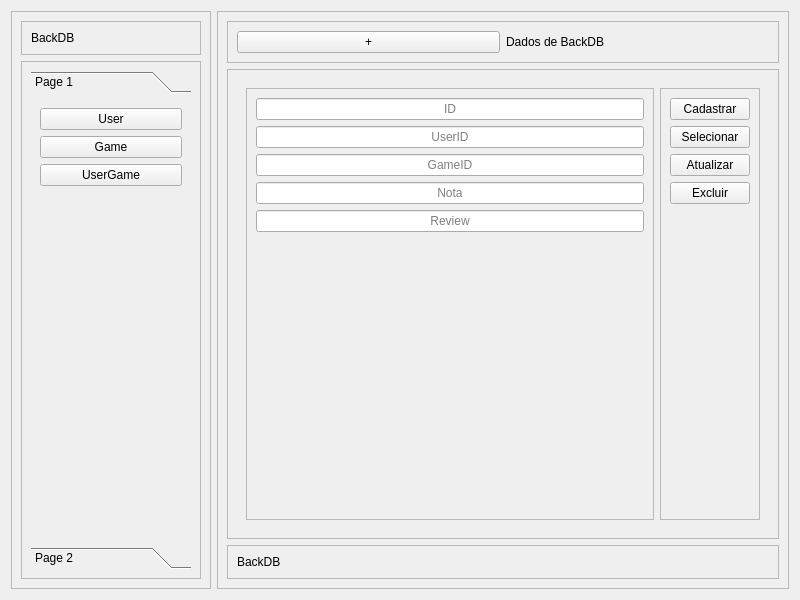
<?xml version="1.0" encoding="UTF-8"?>
<ui version="4.0">
 <class>Widget</class>
 <widget class="QWidget" name="Widget">
  <property name="geometry">
   <rect>
    <x>0</x>
    <y>0</y>
    <width>800</width>
    <height>600</height>
   </rect>
  </property>
  <property name="windowTitle">
   <string>Widget</string>
  </property>
  <layout class="QHBoxLayout" name="horizontalLayout">
   <item>
    <widget class="QFrame" name="left_container">
     <property name="maximumSize">
      <size>
       <width>200</width>
       <height>16777215</height>
      </size>
     </property>
     <property name="mouseTracking">
      <bool>false</bool>
     </property>
     <property name="toolTipDuration">
      <number>4</number>
     </property>
     <property name="frameShape">
      <enum>QFrame::StyledPanel</enum>
     </property>
     <property name="frameShadow">
      <enum>QFrame::Raised</enum>
     </property>
     <layout class="QVBoxLayout" name="verticalLayout_2">
      <item>
       <widget class="QFrame" name="frame">
        <property name="frameShape">
         <enum>QFrame::StyledPanel</enum>
        </property>
        <property name="frameShadow">
         <enum>QFrame::Raised</enum>
        </property>
        <layout class="QVBoxLayout" name="verticalLayout_3">
         <item>
          <widget class="QLabel" name="label_3">
           <property name="text">
            <string>BackDB</string>
           </property>
          </widget>
         </item>
        </layout>
       </widget>
      </item>
      <item>
       <widget class="QFrame" name="frame_2">
        <property name="frameShape">
         <enum>QFrame::StyledPanel</enum>
        </property>
        <property name="frameShadow">
         <enum>QFrame::Raised</enum>
        </property>
        <layout class="QVBoxLayout" name="verticalLayout_4">
         <item>
          <widget class="QToolBox" name="toolBox">
           <property name="currentIndex">
            <number>0</number>
           </property>
           <widget class="QWidget" name="page">
            <property name="geometry">
             <rect>
              <x>0</x>
              <y>0</y>
              <width>160</width>
              <height>440</height>
             </rect>
            </property>
            <attribute name="label">
             <string>Page 1</string>
            </attribute>
            <layout class="QVBoxLayout" name="verticalLayout_5">
             <item>
              <widget class="QPushButton" name="pushButton_2">
               <property name="text">
                <string>User</string>
               </property>
              </widget>
             </item>
             <item>
              <widget class="QPushButton" name="pushButton_3">
               <property name="text">
                <string>Game</string>
               </property>
              </widget>
             </item>
             <item>
              <widget class="QPushButton" name="pushButton_4">
               <property name="text">
                <string>UserGame</string>
               </property>
              </widget>
             </item>
             <item>
              <spacer name="verticalSpacer">
               <property name="orientation">
                <enum>Qt::Vertical</enum>
               </property>
               <property name="sizeHint" stdset="0">
                <size>
                 <width>20</width>
                 <height>40</height>
                </size>
               </property>
              </spacer>
             </item>
            </layout>
           </widget>
           <widget class="QWidget" name="page_2">
            <property name="geometry">
             <rect>
              <x>0</x>
              <y>0</y>
              <width>105</width>
              <height>423</height>
             </rect>
            </property>
            <attribute name="label">
             <string>Page 2</string>
            </attribute>
            <layout class="QHBoxLayout" name="horizontalLayout_4">
             <item>
              <widget class="QLabel" name="label_4">
               <property name="text">
                <string>&lt;html&gt;&lt;head/&gt;&lt;body&gt;&lt;p&gt;Projeto Pav 2023&lt;br/&gt;BackDB&lt;/p&gt;&lt;p&gt;&lt;br/&gt;&lt;/p&gt;&lt;/body&gt;&lt;/html&gt;</string>
               </property>
              </widget>
             </item>
            </layout>
           </widget>
          </widget>
         </item>
        </layout>
       </widget>
      </item>
     </layout>
    </widget>
   </item>
   <item>
    <widget class="QFrame" name="main_container">
     <property name="frameShape">
      <enum>QFrame::StyledPanel</enum>
     </property>
     <property name="frameShadow">
      <enum>QFrame::Raised</enum>
     </property>
     <layout class="QVBoxLayout" name="verticalLayout">
      <item>
       <widget class="QFrame" name="top_frame">
        <property name="frameShape">
         <enum>QFrame::StyledPanel</enum>
        </property>
        <property name="frameShadow">
         <enum>QFrame::Raised</enum>
        </property>
        <layout class="QHBoxLayout" name="horizontalLayout_2">
         <item>
          <widget class="QPushButton" name="pbpush">
           <property name="text">
            <string>+</string>
           </property>
          </widget>
         </item>
         <item>
          <widget class="QLabel" name="label">
           <property name="text">
            <string>Dados de BackDB</string>
           </property>
          </widget>
         </item>
        </layout>
       </widget>
      </item>
      <item>
       <widget class="QFrame" name="main_frame">
        <property name="sizePolicy">
         <sizepolicy hsizetype="Preferred" vsizetype="Expanding">
          <horstretch>0</horstretch>
          <verstretch>0</verstretch>
         </sizepolicy>
        </property>
        <property name="frameShape">
         <enum>QFrame::StyledPanel</enum>
        </property>
        <property name="frameShadow">
         <enum>QFrame::Raised</enum>
        </property>
        <layout class="QVBoxLayout" name="verticalLayout_6">
         <item>
          <widget class="QStackedWidget" name="stackedWidget">
           <property name="currentIndex">
            <number>0</number>
           </property>
           <widget class="QWidget" name="pg_uhg">
            <layout class="QHBoxLayout" name="horizontalLayout_10">
             <item>
              <widget class="QFrame" name="frame_13">
               <property name="frameShape">
                <enum>QFrame::StyledPanel</enum>
               </property>
               <property name="frameShadow">
                <enum>QFrame::Raised</enum>
               </property>
               <layout class="QGridLayout" name="gridLayout_6">
                <item row="5" column="0">
                 <widget class="QLineEdit" name="uhgreview">
                  <property name="alignment">
                   <set>Qt::AlignCenter</set>
                  </property>
                  <property name="placeholderText">
                   <string>Review</string>
                  </property>
                 </widget>
                </item>
                <item row="0" column="0">
                 <widget class="QLineEdit" name="uhgid">
                  <property name="alignment">
                   <set>Qt::AlignCenter</set>
                  </property>
                  <property name="placeholderText">
                   <string>ID</string>
                  </property>
                 </widget>
                </item>
                <item row="1" column="0">
                 <widget class="QLineEdit" name="uhguserid">
                  <property name="alignment">
                   <set>Qt::AlignCenter</set>
                  </property>
                  <property name="placeholderText">
                   <string>UserID</string>
                  </property>
                 </widget>
                </item>
                <item row="3" column="0">
                 <widget class="QLineEdit" name="uhgrate">
                  <property name="alignment">
                   <set>Qt::AlignCenter</set>
                  </property>
                  <property name="placeholderText">
                   <string>Nota</string>
                  </property>
                 </widget>
                </item>
                <item row="6" column="0">
                 <spacer name="verticalSpacer_12">
                  <property name="orientation">
                   <enum>Qt::Vertical</enum>
                  </property>
                  <property name="sizeHint" stdset="0">
                   <size>
                    <width>20</width>
                    <height>40</height>
                   </size>
                  </property>
                 </spacer>
                </item>
                <item row="2" column="0">
                 <widget class="QLineEdit" name="uhggameid">
                  <property name="alignment">
                   <set>Qt::AlignCenter</set>
                  </property>
                  <property name="placeholderText">
                   <string>GameID</string>
                  </property>
                 </widget>
                </item>
               </layout>
              </widget>
             </item>
             <item>
              <widget class="QFrame" name="frame_14">
               <property name="frameShape">
                <enum>QFrame::StyledPanel</enum>
               </property>
               <property name="frameShadow">
                <enum>QFrame::Raised</enum>
               </property>
               <layout class="QVBoxLayout" name="verticalLayout_13">
                <item>
                 <widget class="QPushButton" name="pbcuhg">
                  <property name="text">
                   <string>Cadastrar</string>
                  </property>
                 </widget>
                </item>
                <item>
                 <widget class="QPushButton" name="pbsuhg">
                  <property name="text">
                   <string>Selecionar</string>
                  </property>
                 </widget>
                </item>
                <item>
                 <widget class="QPushButton" name="pbauhg">
                  <property name="text">
                   <string>Atualizar</string>
                  </property>
                 </widget>
                </item>
                <item>
                 <widget class="QPushButton" name="pbeuhg">
                  <property name="text">
                   <string>Excluir</string>
                  </property>
                 </widget>
                </item>
                <item>
                 <spacer name="verticalSpacer_13">
                  <property name="orientation">
                   <enum>Qt::Vertical</enum>
                  </property>
                  <property name="sizeHint" stdset="0">
                   <size>
                    <width>20</width>
                    <height>40</height>
                   </size>
                  </property>
                 </spacer>
                </item>
               </layout>
              </widget>
             </item>
            </layout>
           </widget>
           <widget class="QWidget" name="pg_game">
            <layout class="QHBoxLayout" name="horizontalLayout_9">
             <item>
              <widget class="QFrame" name="frame_11">
               <property name="frameShape">
                <enum>QFrame::StyledPanel</enum>
               </property>
               <property name="frameShadow">
                <enum>QFrame::Raised</enum>
               </property>
               <layout class="QGridLayout" name="gridLayout_5">
                <item row="5" column="0">
                 <widget class="QLineEdit" name="gamedura">
                  <property name="alignment">
                   <set>Qt::AlignCenter</set>
                  </property>
                  <property name="placeholderText">
                   <string>Duração</string>
                  </property>
                 </widget>
                </item>
                <item row="0" column="0">
                 <widget class="QLineEdit" name="gameid">
                  <property name="alignment">
                   <set>Qt::AlignCenter</set>
                  </property>
                  <property name="placeholderText">
                   <string>ID</string>
                  </property>
                 </widget>
                </item>
                <item row="1" column="0">
                 <widget class="QLineEdit" name="gamename">
                  <property name="alignment">
                   <set>Qt::AlignCenter</set>
                  </property>
                  <property name="placeholderText">
                   <string>Nome</string>
                  </property>
                 </widget>
                </item>
                <item row="3" column="0">
                 <widget class="QLineEdit" name="gamegender">
                  <property name="alignment">
                   <set>Qt::AlignCenter</set>
                  </property>
                  <property name="placeholderText">
                   <string>Gênero</string>
                  </property>
                 </widget>
                </item>
                <item row="6" column="0">
                 <spacer name="verticalSpacer_10">
                  <property name="orientation">
                   <enum>Qt::Vertical</enum>
                  </property>
                  <property name="sizeHint" stdset="0">
                   <size>
                    <width>20</width>
                    <height>40</height>
                   </size>
                  </property>
                 </spacer>
                </item>
                <item row="2" column="0">
                 <widget class="QLineEdit" name="platgame">
                  <property name="alignment">
                   <set>Qt::AlignCenter</set>
                  </property>
                  <property name="placeholderText">
                   <string>Plataforma</string>
                  </property>
                 </widget>
                </item>
               </layout>
              </widget>
             </item>
             <item>
              <widget class="QFrame" name="frame_12">
               <property name="frameShape">
                <enum>QFrame::StyledPanel</enum>
               </property>
               <property name="frameShadow">
                <enum>QFrame::Raised</enum>
               </property>
               <layout class="QVBoxLayout" name="verticalLayout_12">
                <item>
                 <widget class="QPushButton" name="pbcgame">
                  <property name="text">
                   <string>Cadastrar</string>
                  </property>
                 </widget>
                </item>
                <item>
                 <widget class="QPushButton" name="pbsgame">
                  <property name="text">
                   <string>Selecionar</string>
                  </property>
                 </widget>
                </item>
                <item>
                 <widget class="QPushButton" name="pbagame">
                  <property name="text">
                   <string>Atualizar</string>
                  </property>
                 </widget>
                </item>
                <item>
                 <widget class="QPushButton" name="pbegame">
                  <property name="text">
                   <string>Excluir</string>
                  </property>
                 </widget>
                </item>
                <item>
                 <spacer name="verticalSpacer_11">
                  <property name="orientation">
                   <enum>Qt::Vertical</enum>
                  </property>
                  <property name="sizeHint" stdset="0">
                   <size>
                    <width>20</width>
                    <height>40</height>
                   </size>
                  </property>
                 </spacer>
                </item>
               </layout>
              </widget>
             </item>
            </layout>
           </widget>
           <widget class="QWidget" name="pg_user">
            <layout class="QHBoxLayout" name="horizontalLayout_5">
             <item>
              <widget class="QFrame" name="frame_3">
               <property name="frameShape">
                <enum>QFrame::StyledPanel</enum>
               </property>
               <property name="frameShadow">
                <enum>QFrame::Raised</enum>
               </property>
               <layout class="QGridLayout" name="gridLayout">
                <item row="0" column="0">
                 <widget class="QLineEdit" name="userid">
                  <property name="alignment">
                   <set>Qt::AlignCenter</set>
                  </property>
                  <property name="placeholderText">
                   <string>ID</string>
                  </property>
                 </widget>
                </item>
                <item row="1" column="0">
                 <widget class="QLineEdit" name="username">
                  <property name="alignment">
                   <set>Qt::AlignCenter</set>
                  </property>
                  <property name="placeholderText">
                   <string>Nome</string>
                  </property>
                 </widget>
                </item>
                <item row="3" column="0">
                 <widget class="QLineEdit" name="userage">
                  <property name="alignment">
                   <set>Qt::AlignCenter</set>
                  </property>
                  <property name="placeholderText">
                   <string>Idade</string>
                  </property>
                 </widget>
                </item>
                <item row="2" column="0">
                 <widget class="QLineEdit" name="usergender">
                  <property name="alignment">
                   <set>Qt::AlignCenter</set>
                  </property>
                  <property name="placeholderText">
                   <string>Gênero</string>
                  </property>
                 </widget>
                </item>
                <item row="4" column="0">
                 <spacer name="verticalSpacer_3">
                  <property name="orientation">
                   <enum>Qt::Vertical</enum>
                  </property>
                  <property name="sizeHint" stdset="0">
                   <size>
                    <width>20</width>
                    <height>40</height>
                   </size>
                  </property>
                 </spacer>
                </item>
               </layout>
              </widget>
             </item>
             <item>
              <widget class="QFrame" name="frame_4">
               <property name="frameShape">
                <enum>QFrame::StyledPanel</enum>
               </property>
               <property name="frameShadow">
                <enum>QFrame::Raised</enum>
               </property>
               <layout class="QVBoxLayout" name="verticalLayout_7">
                <item>
                 <widget class="QPushButton" name="pbcuser">
                  <property name="text">
                   <string>Cadastrar</string>
                  </property>
                 </widget>
                </item>
                <item>
                 <widget class="QPushButton" name="pbsuser">
                  <property name="text">
                   <string>Selecionar</string>
                  </property>
                 </widget>
                </item>
                <item>
                 <widget class="QPushButton" name="pbauser">
                  <property name="text">
                   <string>Atualizar</string>
                  </property>
                 </widget>
                </item>
                <item>
                 <widget class="QPushButton" name="pbeuser">
                  <property name="text">
                   <string>Excluir</string>
                  </property>
                 </widget>
                </item>
                <item>
                 <spacer name="verticalSpacer_2">
                  <property name="orientation">
                   <enum>Qt::Vertical</enum>
                  </property>
                  <property name="sizeHint" stdset="0">
                   <size>
                    <width>20</width>
                    <height>40</height>
                   </size>
                  </property>
                 </spacer>
                </item>
               </layout>
              </widget>
             </item>
            </layout>
           </widget>
          </widget>
         </item>
        </layout>
       </widget>
      </item>
      <item>
       <widget class="QFrame" name="footer_frame">
        <property name="frameShape">
         <enum>QFrame::StyledPanel</enum>
        </property>
        <property name="frameShadow">
         <enum>QFrame::Raised</enum>
        </property>
        <layout class="QHBoxLayout" name="horizontalLayout_3">
         <item>
          <widget class="QLabel" name="label_2">
           <property name="text">
            <string>BackDB</string>
           </property>
          </widget>
         </item>
        </layout>
       </widget>
      </item>
     </layout>
    </widget>
   </item>
  </layout>
 </widget>
 <resources/>
 <connections/>
</ui>
